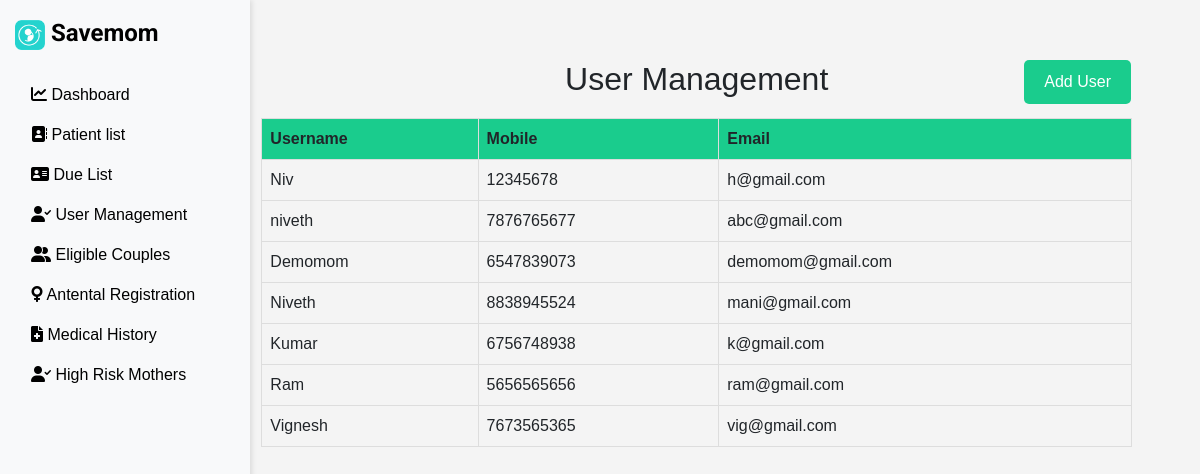
Page /user-management/ on the earlier database version.
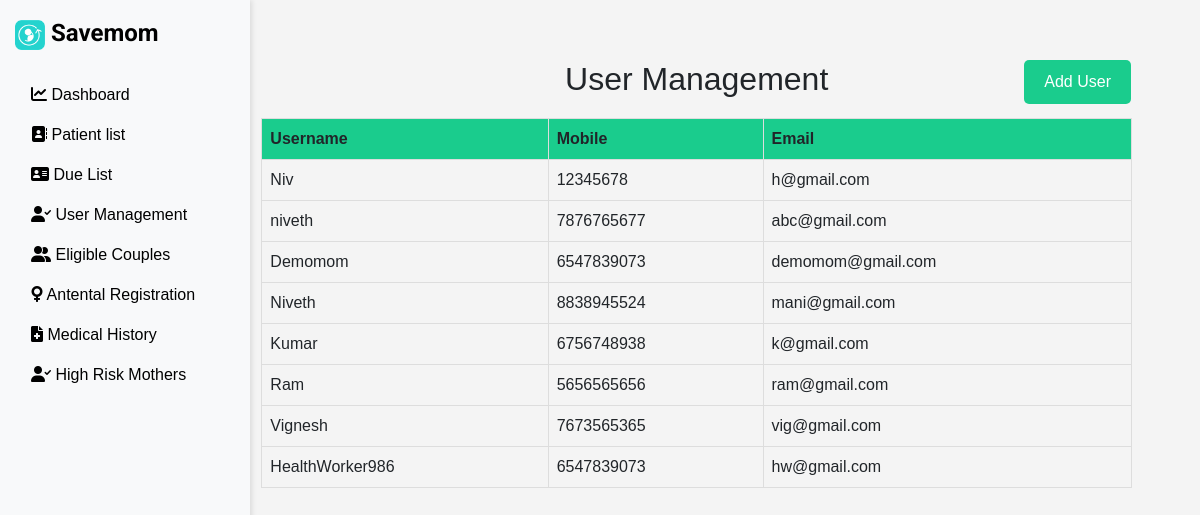
Same page on the later database version.
### call/models.py (models this page shows, shortened)
class CustomUser(models.Model):
    username = models.CharField(max_length=255)  # Change 'name' to 'username'
    mobile = models.CharField(max_length=15)
    email = models.EmailField(unique=True)
    password = models.CharField(max_length=128)

### call/views.py (the view)
# urls.py: path('user-management/', user_management, name='user_management'),
def user_management(request):
    users = CustomUser.objects.all()
    return render(request, 'usermanagement.html', {'users': users})

### templates/usermanagement.html (shortened to what this page needs)
<!DOCTYPE html>
<html lang="en">
<head>
    {% load static %}
    <link href="https://cdn.jsdelivr.net/npm/bootstrap@5.1.3/dist/css/bootstrap.min.css" rel="stylesheet">
    <link rel="stylesheet" href="https://unpkg.com/leaflet/dist/leaflet.css" />
    <link rel="stylesheet" href="https://cdnjs.cloudflare.com/ajax/libs/font-awesome/6.0.0/css/all.min.css">
    <link rel="stylesheet" href="https://unpkg.com/leaflet.markercluster/dist/MarkerCluster.css" />
    <link rel="stylesheet" href="https://unpkg.com/leaflet.markercluster/dist/MarkerCluster.Default.css" />
    <link rel="stylesheet" href="https://unpkg.com/leaflet/dist/leaflet.css" />
</head>
<body>
    <div class="container-fluid">
        <div class="row">
            <nav class="col-md-3 col-lg-2 d-md-block bg-light sidebar">
                <div class="position-sticky">
                    <ul class="nav flex-column">
                        <li class="nav-item">
                            <a class="navbar-brand" href="{% url 'dashboard' %}">
                                <img src="{% static 'image/Savemom.png' %}" alt="Hospital Portal Logo" style="height: 30px; width: auto;">
                                Savemom
                            </a>
                        </li><br>
                        <li class="nav-item">
                            <a class="nav-link" href="{% url 'dashboard' %}">
                                <i class="fas fa-chart-line"></i>
                                Dashboard
                            </a>
                        </li>
                        <li class="nav-item">
                            <a class="nav-link" href="{% url 'start_video_call' %}">
                                <i class="fas fa-address-book"></i>
                                Patient list
                            </a>
                        </li>
                        <li class="nav-item">
                            <a class="nav-link" href="{% url 'dashboard' %}">
                                <i class="fas fa-address-card"></i>
                                Due List
                            </a>
                        </li>
                        <li class="nav-item">
                            <a class="nav-link" href="{% url 'dashboard' %}">
                                <i class="	fas fa-user-check"></i>
                                User Management
                            </a>
                        </li>
                        <li class="nav-item">
                            <a class="nav-link" href="{% url 'dashboard' %}">
                                <i class="fas fa-user-friends"></i>
                                Eligible Couples
                            </a>
                        </li>
                        <li class="nav-item">
                            <a class="nav-link" href="{% url 'dashboard' %}">
                                <i class="fas fa-venus"></i>
                                Antental Registration
                            </a>
                        </li>
                        <li class="nav-item">
                            <a class="nav-link" href="{% url 'dashboard' %}">
                                <i class="fas fa-file-medical	"></i>
                                Medical History
                            </a>
                        </li>
                        <li class="nav-item">
                            <a class="nav-link" href="{% url 'dashboard' %}">
                                <i class="	fas fa-user-check"></i>
                                High Risk Mothers
                            </a>
                        </li>
                    </ul>
                </div>
            </nav>
            <main class="col-md-9 ms-sm-auto col-lg-10 px-md-4">
                <section class="container">
                    <h2>User Management</h2>
                    <button class="add-button" onclick="window.location.href='/signup/'">Add User</button>
    <table>
        <thead>
            <tr>
                <th>Username</th>
                <th>Mobile</th>
                <th>Email</th>
            </tr>
        </thead>
        <tbody>
            {% for user in users %}
            <tr>
                <td>{{ user.username }}</td>
                <td>{{ user.mobile }}</td>
                <td>{{ user.email }}</td>
            </tr>
            {% endfor %}
        </tbody>
    </table>
                </section>
            </main>
        </div>
    </div>
</body>
</html>

### templates/usermanagement.html (style rules this page uses)
body { font-family: 'Roboto', Tahoma, Geneva, Verdana, sans-serif; background-color: #f2f2f2; height: 100vh; margin: 0; overflow-x: hidden; }
nav.sidebar { background-color: #f2f2f2; color: #000; box-shadow: 2px 0 5px rgba(0, 0, 0, 0.1); padding: 15px; position: fixed; top: 0; left: 0; height: 100%; width: 100%; z-index: 1000; }
main { transition: margin-left 0.5s; padding: 20px; }
nav .navbar-brand { font-family: 'Roboto', sans-serif; color: black; font-size: 24px; font-weight: bold; }
nav .nav-link { color: #000; font-size: 16px; transition: color 0.3s ease; }
section { padding: 20px; }
button { background-color: #9381ff; color: #fff; padding: 10px 20px; border: none; border-radius: 4px; cursor: pointer; }
@media (min-width: 768px) { nav.sidebar { width: 250px; } }
@media (min-width: 768px) { main { margin-left: 250px; } }
body { font-family: Arial, sans-serif; background-color: #f4f4f4; margin: 0; padding: 20px; }
h2 { text-align: center; margin-bottom: 20px; }
table { width: 100%; border-collapse: collapse; margin-bottom: 20px; }
th, td { border: 1px solid #ddd; padding: 8px; text-align: left; }
th { background-color: #1acc8d; }
button.add-button { background-color: #1acc8d; color: #fff; border: none; border-radius: 5px; padding: 10px 20px; font-size: 16px; cursor: pointer; position: fixed; top: 60px; right: 69px; }

Differences in the rows shown:
added CustomUser: username "HealthWorker986", mobile "6547839073", email "hw@gmail.com"
